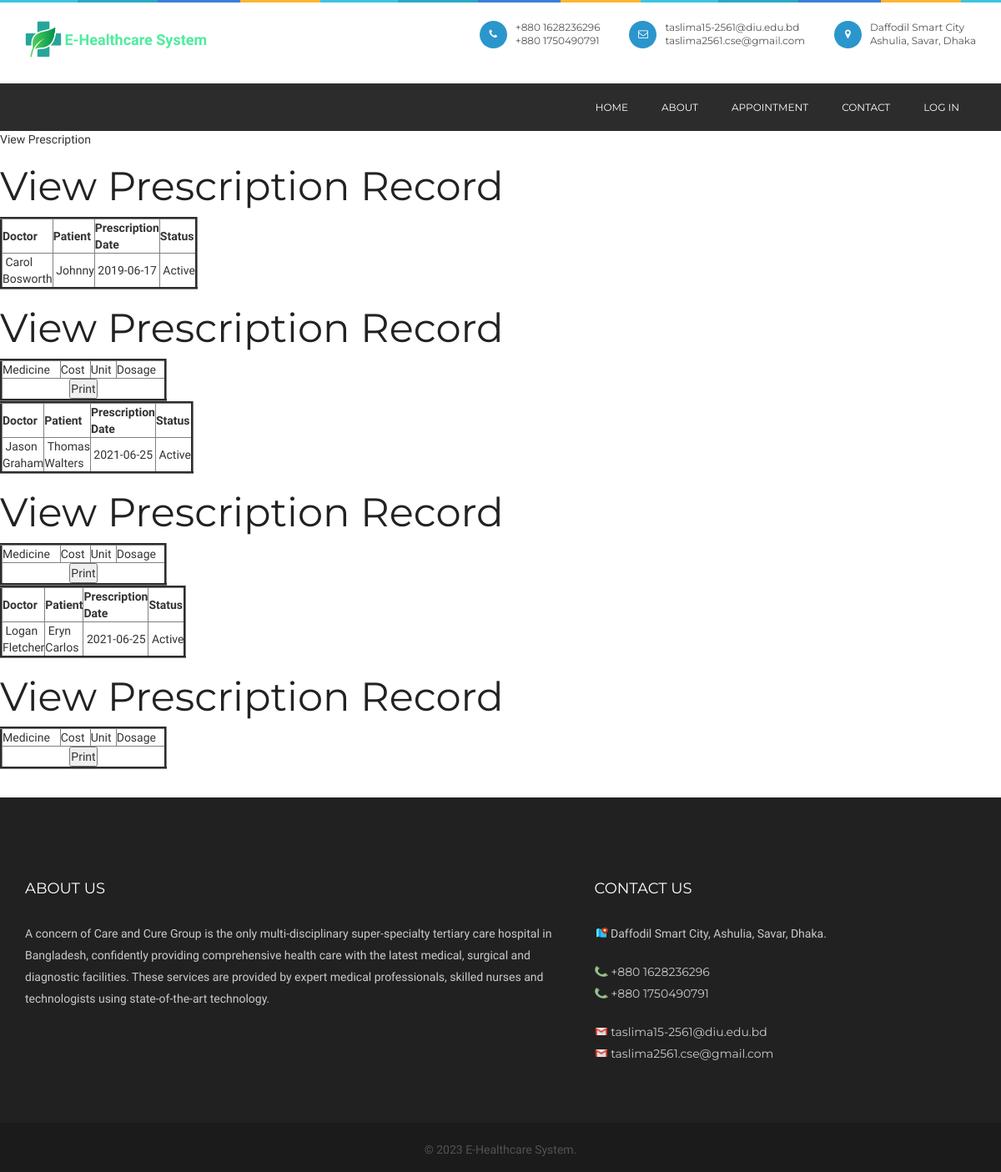
The app's page /viewprescription.php, older data.
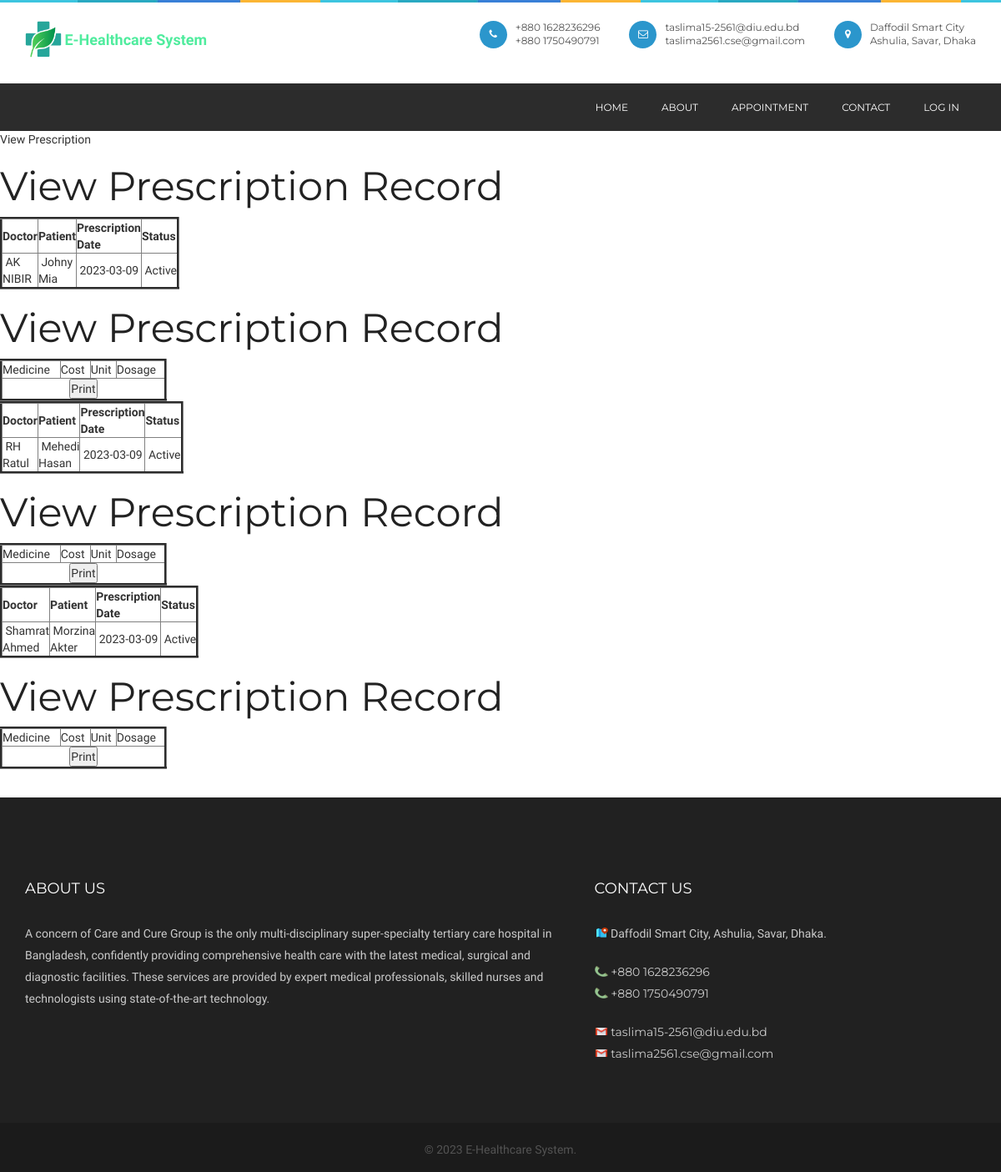
The same page, newer data.
### tables this page shows
CREATE TABLE `prescription` (
  `prescriptionid` int(10) NOT NULL,
  `treatment_records_id` int(10) NOT NULL,
  `doctorid` int(10) NOT NULL,
  `patientid` int(10) NOT NULL,
  `delivery_type` varchar(10) NOT NULL COMMENT 'Delivered through appointment or online order',
  `delivery_id` int(10) NOT NULL COMMENT 'appointmentid or orderid',
  `prescriptiondate` date NOT NULL,
  `status` varchar(10) NOT NULL,
  `appointmentid` int(10) NOT NULL
);

CREATE TABLE `doctor` (
  `doctorid` int(10) NOT NULL,
  `doctorname` varchar(50) NOT NULL,
  `mobileno` varchar(15) NOT NULL,
  `departmentid` int(10) NOT NULL,
  `loginid` varchar(25) NOT NULL,
  `password` varchar(25) NOT NULL,
  `status` varchar(10) NOT NULL,
  `education` varchar(25) NOT NULL,
  `experience` float(11,1) NOT NULL,
  `consultancy_charge` float(10,2) NOT NULL
);

CREATE TABLE `patient` (
  `patientid` int(10) NOT NULL,
  `patientname` varchar(50) NOT NULL,
  `admissiondate` date NOT NULL,
  `admissiontime` time NOT NULL,
  `address` varchar(250) NOT NULL,
  `mobileno` varchar(15) NOT NULL,
  `method` varchar(25) NOT NULL,
  `pincode` varchar(20) NOT NULL,
  `loginid` varchar(50) NOT NULL,
  `password` varchar(25) NOT NULL,
  `bloodgroup` varchar(20) NOT NULL,
  `gender` varchar(10) NOT NULL,
  `dob` date NOT NULL,
  `status` varchar(10) NOT NULL
);

### viewprescription.php (the view, shortened to what this page needs)
<?php
include("header.php");
include("dbconnection.php");
?>
<div class="wrapper col2">
  <div id="breadcrumb">
    <ul>
      <li class="first">View Prescription</li></ul>
  </div>
</div>
<div class="wrapper col4">
  <div id="container">
    <h1>View Prescription Record</h1>
<?php
$sql ="SELECT * FROM prescription";
$qsql = mysqli_query($con,$sql);
while($rs = mysqli_fetch_array($qsql))
{
	$sqlpatient = "SELECT * FROM patient WHERE patientid='$rs[patientid]'";
	$qsqlpatient = mysqli_query($con,$sqlpatient);
	$rspatient = mysqli_fetch_array($qsqlpatient);
	$sqldoctor = "SELECT * FROM doctor WHERE doctorid='$rs[doctorid]'";
	$qsqldoctor = mysqli_query($con,$sqldoctor);
	$rsdoctor = mysqli_fetch_array($qsqldoctor);
?>
    <table width="200" border="3">
          <tbody>
            <tr>
              <td><strong>Doctor</strong></td>
              <td><strong>Patient</strong></td>
              <td><strong>Prescription Date</strong></td>
              <td><strong>Status</strong></td>
            </tr>
              <?php
            echo "<tr>
              <td>&nbsp;$rsdoctor[doctorname]</td>
              <td>&nbsp;$rspatient[patientname]</td>
               <td>&nbsp;$rs[prescriptiondate]</td>
            <td>&nbsp;$rs[status]</td>
            </tr>";
            ?>
          </tbody>
        </table>
      <h1>View Prescription Record</h1>
        <table width="200" border="3">
          <tbody>
            <tr>
              <td>Medicine</td>
              <td>Cost</td>
              <td>Unit</td>
              <td>Dosage</td>
            </tr>
            <tr>
              <td colspan="6"><div align="center">
                <input type="submit" name="print" id="print" value="Print" onclick="myFunction()"/>
              </div></td>
              </tr>
          </tbody>
        </table>
<?php
}
?>        <p>&nbsp;</p>
  </div>
</div>
<?php
include("footer.php");
?>

### header.php (shortened to what this page needs)
<!doctype html>
<html class="no-js" lang="en">
<head>
<link rel="stylesheet" type="text/css" href="rs-plugin/css/settings.css" media="screen" />
<link rel="stylesheet" href="css/ionicons.min.css">
<link rel="stylesheet" href="css/bootstrap.min.css">
<link rel="stylesheet" href="css/font-awesome.min.css">
<link rel="stylesheet" href="css/main.css">
<link rel="stylesheet" href="css/style.css">
<link rel="stylesheet" href="css/responsive.css">
<link rel="stylesheet" href="sweetalert2.min.css">
</head>
<body>
  <header class="header-style-2">
    <div class="container">
      <div class="logo"> <a href="index.php"><img src="images/head.png" alt="" style="height: 50px; padding-bottom: 6px;">
   <span style="color: #50EC9E; font-size: large; font-weight: 700;">
   E-Healthcare System</span>
    </a> </div>
      <div class="head-info">
        <ul>
          <li> <i class="fa fa-phone"></i>
            <p>+880 1628236296<br>
            +880 1750490791</p>
          </li>
          <li> <i class="fa fa-envelope-o"></i>
            <p>taslima15-2561@diu.edu.bd <br>
               taslima2561.cse@gmail.com
          </p>
          </li>
          <li> <i class="fa fa-map-marker"></i>
            <p>Daffodil Smart City<br>
             Ashulia, Savar, Dhaka</p>
          </li>
        </ul>
      </div>
    </div>
    <nav class="navbar ownmenu">
      <div class="container">
        <div class="collapse navbar-collapse navbar-right" id="nav-open-btn">
          <ul class="nav">
            <li> <a href="index.php">Home </a></li>
            <li><a href="about.php">About</a></li>
            <li><a href="patientappointment.php">Appointment </a></li>
            <li><a href="contact.php">Contact </a></li>
            <li class="dropdown"> <a href="#" class="dropdown-toggle" data-toggle="dropdown">Log In </a>
            </li>
          </ul>
        </div>
      </div>
    </nav>
  </header>

### footer.php (shortened to what this page needs)
<footer class="footer-2">
    <div class="container">
      <div class="row">
        <div class="col-sm-7">
          <h6>About Us</h6>
          <div class="about-foot">
            <p>A concern of Care and Cure Group is the only multi-disciplinary super-specialty tertiary care hospital in Bangladesh, confidently providing comprehensive health care with the latest medical, surgical and diagnostic facilities. These services are provided by expert medical professionals, skilled nurses and technologists using state-of-the-art technology. </p>
          </div>
        </div>
        <div class="col-sm-5">
          <div class="con-info">
            <h6>Contact Us</h6>
            <p><img src="images/location-icon.png" height="16px" width="16px" style="padding-bottom: 3px;">&nbsp;Daffodil Smart City, Ashulia, Savar, Dhaka.</p>
            <ul>
              <li class="mobile">
                <p><img src="images/phone-icon.png" height="16px" width="16px" style="padding-bottom: 3px;">&nbsp;+880 1628236296 <br>
                <img src="images/phone-icon.png" height="16px" width="16px" style="padding-bottom: 3px;">&nbsp;+880 1750490791</p>
              </li>
              <li class="email">
                <p><img src="images/mail-icon.png" height="16px" width="16px" style="padding-bottom: 3px;">&nbsp;taslima15-2561@diu.edu.bd <br>
                <img src="images/mail-icon.png" height="16px" width="16px" style="padding-bottom: 3px;">&nbsp;taslima2561.cse@gmail.com</p>
                </li>
            </ul>
          </div>
        </div>
      </div>
    </div>
  </footer>
  <div class="rights style-2">
    <div class="container">
      <p>© <?php echo date("Y"); ?> E-Healthcare System.
      <span style="color: white" placeholder = "name-inside-span"></span></p>
    </div>
  </div>
</body>
</html>

Row changes from the older to the newer data that the page shows:
changed prescription: doctorid.doctorname "Carol Bosworth" → "AK NIBIR"; patientid.patientname "Johnny" → "Johny Mia"; prescriptiondate "2019-06-17" → "2023-03-09"
changed prescription: doctorid.doctorname "Jason Graham" → "RH Ratul"; patientid.patientname "Thomas Walters" → "Mehedi Hasan"; prescriptiondate "2021-06-25" → "2023-03-09"
changed prescription: doctorid.doctorname "Logan Fletcher" → "Shamrat Ahmed"; patientid.patientname "Eryn Carlos" → "Morzina Akter"; prescriptiondate "2021-06-25" → "2023-03-09"
